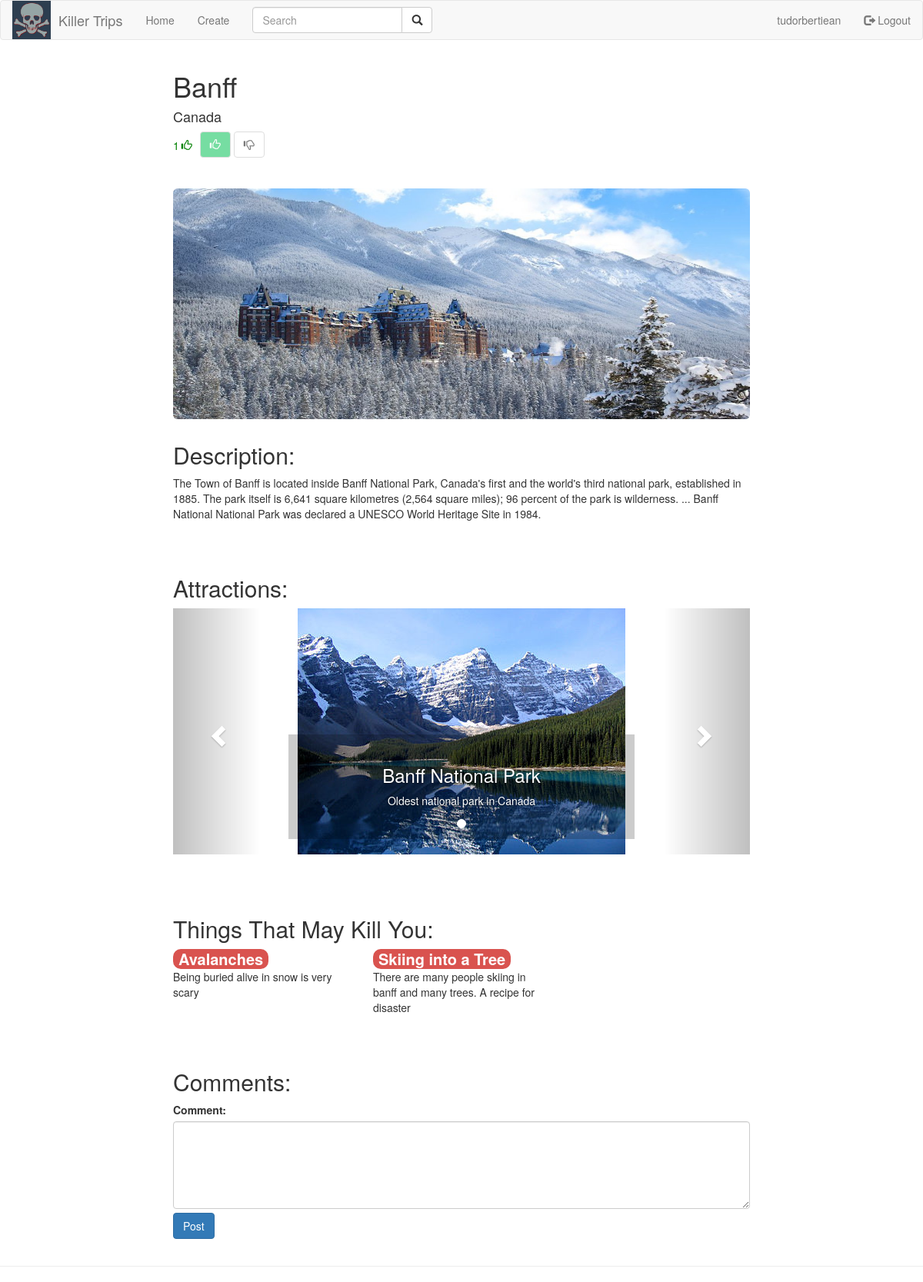
/src/views/city.php?cityid=47 (signed in), run on the app's committed database.
### tables this page shows
CREATE TABLE `cities` (
  `cityid` int(11) NOT NULL,
  `city` varchar(100) NOT NULL,
  `description` varchar(1000) NOT NULL,
  `country` varchar(100) NOT NULL,
  `image` varchar(200) NOT NULL,
  `date` timestamp NOT NULL DEFAULT CURRENT_TIMESTAMP
);

CREATE TABLE `attractions` (
  `attractionid` int(11) NOT NULL,
  `image` varchar(200) NOT NULL,
  `name` varchar(200) NOT NULL,
  `description` varchar(1000) NOT NULL,
  `cityid` int(11) NOT NULL,
  `date` timestamp NOT NULL DEFAULT CURRENT_TIMESTAMP
);

CREATE TABLE `killinfo` (
  `killid` int(11) NOT NULL,
  `cityid` int(11) NOT NULL,
  `date` timestamp NOT NULL DEFAULT CURRENT_TIMESTAMP,
  `killtext` text NOT NULL,
  `killname` varchar(100) NOT NULL
);

### src/php/Cities.php (called while the page is built, shortened)
<?php
class Cities {
    public static function getCityById($id){
		try {
            $db = Database::getConnection();
            $queryString = "SELECT * FROM `cities` WHERE `cityid` = $id";
            $result = $db->query($queryString);
            if (($result->num_rows)>0){
                $city = $result->fetch_assoc();
            } else {
                header("Location: /killer-trips/src/views/404.php");
            }
            return $city;
        }
        catch(mysqli_sql_exception $e){
            echo "Connection failed: " . $e->getMessage();
        }
    }
}
?>

### src/php/Votes.php (called while the page is built, shortened)
<?php
class Votes {
	public static function getVotesForCity($cityid){
		try {
            $db = Database::getConnection();
            $queryString = "SELECT count(case when cityid = $cityid and score = 1 then 1 end) as upvote, count(case when cityid = $cityid and score = -1 then 1 end) as downvote FROM vote";
            $result = $db->query($queryString);
            $row = $result->fetch_assoc();
            $upvotes = $row["upvote"];
            $downvote = $row["downvote"];
            $difference = (int)$upvotes - (int)$downvote;
        }
        catch(mysqli_sql_exception $e){
            echo "Connection failed: " . $e->getMessage();
        }
        return $difference;
    }
    public static function hasUserVoted($cityid, $userid){
		try {
            $db = Database::getConnection();
            $hasvoted = 0;
            $queryString = "SELECT * FROM `vote` where cityid = $cityid and userid = $userid";
            $result = $db->query($queryString);
            $row = mysqli_fetch_assoc($result);
            if ($result->num_rows > 0){
                $hasvoted = $row["score"];
            }
        }
        catch(mysqli_sql_exception $e){
            echo "Connection failed: " . $e->getMessage();
        }
        return (int)$hasvoted;
    }
}
?>

### src/php/Attractions.php (called while the page is built, shortened)
<?php
class Attractions {
	public static function getAttractionsForCity($cityid){
		try {
            $db = Database::getConnection();
            $queryString = "SELECT * FROM `attractions` WHERE `cityid` = $cityid";
            $result = $db->query($queryString);
            $rows = array();
            while ($row = $result->fetch_assoc()) {
                array_push($rows, $row);
            }
        }
        catch(mysqli_sql_exception $e){
            echo "Connection failed: " . $e->getMessage();
        }
        return $rows;
    }
}
?>

### src/php/KillInfo.php (called while the page is built, shortened)
<?php
class KillInfo {
	public static function getKillInfoForCity($cityid){
		try {
            $db = Database::getConnection();
            $queryString = "SELECT * FROM `killinfo` WHERE `cityid` = $cityid";
            $result = $db->query($queryString);
            $rows = array();
            while ($row = $result->fetch_assoc()) {
                array_push($rows, $row);
            }
        }
        catch(mysqli_sql_exception $e){
            echo "Connection failed: " . $e->getMessage();
        }
        return $rows;
    }
}
?>

### src/views/city.php (the view, shortened to what this page needs)
<?php
    include("../php/Cities.php");
    include("../php/Attractions.php");
    include("../php/KillInfo.php");
    include("../php/Votes.php");
    $city = Cities::getCityById($_GET["cityid"]);
    $hasvoted = Votes::hasUserVoted($_GET["cityid"], $_SESSION['userid']);
    $votescore = Votes::getVotesForCity($_GET["cityid"]);
    $attractions = Attractions::getAttractionsForCity($_GET["cityid"]);
    $killinfo = KillInfo::getKillInfoForCity($_GET["cityid"]);
?>
<!DOCTYPE html>
    <head>
        <link rel="stylesheet" href="https://maxcdn.bootstrapcdn.com/bootstrap/3.3.7/css/bootstrap.min.css">
        <link rel="stylesheet" href="../css/cities.css">
    </head>
    <body>
      <nav class="navbar navbar-default">
        <div class="container-fluid">
          <div class="navbar-header">
            <a href="homepage.php" class="navbar-left"><img style="width: 50px; height:50px; margin-right: 10px;" src="../images/logo.jpg"></a>
            <a class="navbar-brand" href="homepage.php">Killer Trips</a>
          </div>
          <ul class="nav navbar-nav">
            <li><a href="homepage.php">Home</a></li>
          </ul>
          <?php
          if (isset($_SESSION['loggedin']) && $_SESSION['loggedin'] == true){
              ?>
            <ul class="nav navbar-nav">
              <li><a href="create.php">Create</a></li>
            </ul>
          <?php
            }
          ?>
          <?php
            if (isset($_SESSION['loggedin']) && $_SESSION['loggedin'] == true){
                ?>
                <ul class="nav navbar-nav navbar-right">
                  <li><a href="#"><?php echo $_SESSION['username'];?></a></li>
                  <li><a href="/killer-trips/src/php/Logout.php"><span class="glyphicon glyphicon-log-out"></span> Logout</a></li>
                </ul>
                <?php
              }
            ?>
          <form class="navbar-form navbar-left" method="get" action="list_cities.php">
            <div class="input-group">
              <input type="text" name="keyword" id="keyword" class="form-control" placeholder="Search">
              <div class="input-group-btn">
                <button class="btn btn-default" type="submit">
                  <i class="glyphicon glyphicon-search"></i>
                </button>
              </div>
            </div>
          </form>
        </div>
      </nav>
      <div class="container">
        <div class="row row-offcanvas row-offcanvas-right">
          <div class="col-md-offset-2 col-md-8">
            <h1><?php echo $city["city"]?></h1>
            <h4><?php echo $city["country"]?></h4>
            <p class="votescore" style="color: <?PHP echo ($votescore >= 0)? 'green': 'red'; ?>"><?php echo $votescore?></p>
            <span class="voteicon" style="color: <?PHP echo ($votescore >= 0)? 'green': 'red'; ?>"><i class="glyphicon <?PHP echo ($votescore >= 0)? 'glyphicon-thumbs-up': 'glyphicon-thumbs-down'; ?>"></i></span>
            <?php
            if (isset($_SESSION['loggedin']) && $_SESSION['loggedin'] == true){
                ?>
              <div class="votebuttons">
                <button class="btn btn-default up-button <?PHP echo ($hasvoted == 1)? "disabled hasvoted":(($hasvoted==-1)?"disabled":""); ?>" type="submit">
                    <i class="glyphicon glyphicon-thumbs-up"></i>
                </button>
                <button class="btn btn-default down-button <?PHP echo ($hasvoted == 1)? "disabled":(($hasvoted==-1)?"disabled hasvoted":""); ?>" type="submit">
                    <i class="glyphicon glyphicon-thumbs-down"></i>
                </button>
              </div>
              <?php
            }
            ?>
            <br>
            <br>
            <div class="jumbotron" style="background-image: url(../images/<?php echo $city["image"]?>);"></div>
            <h2>Description:</h2>
            <p><?php echo $city["description"]?></p>
            <br>
            <br>
            <h2>Attractions:</h2>
            <div id="attractionCarousel" class="carousel slide" data-interval="false">
              <ol class="carousel-indicators">
                <?php
                    $arrlength = count($attractions);
                    for($x = 0; $x < $arrlength; $x++) {
                      ?>
                      <li data-target="#myCarousel" data-slide-to="<?php $x ?>" class="<?PHP echo ($x == 0)? 'active': ''; ?>"></li>
                      <?php
                    }
                ?>
              </ol>
              <div class="carousel-inner">
              <?php
                    $arrlength = count($attractions);
                    for($x = 0; $x < $arrlength; $x++) {
                      $attraction = $attractions[$x];
                      ?>
                      <div class="item <?PHP echo ($x == 0)? 'active': ''; ?>">
                        <img src="../images/attractions/<?php echo $attraction['image'] ?>">
                        <div class="carousel-caption">
                          <h3><?php echo $attraction["name"]?></h3>
                          <p><?php echo $attraction['description'] ?></p>
                        </div>
                      </div>
                    <?php
                    }
                ?>
              </div>
              <a class="left carousel-control" href="#attractionCarousel" data-slide="prev">
                <span class="glyphicon glyphicon-chevron-left"></span>
              </a>
              <a class="right carousel-control" href="#attractionCarousel" data-slide="next">
                <span class="glyphicon glyphicon-chevron-right"></span>
              </a>
            </div>
            <br>
            <br>
            <br>
            <h2>Things That May Kill You:</h2>
            <div class="row">
              <?php
                $arrlength = count($killinfo);
                for($x = 0; $x < $arrlength; $x++) {
                  $info = $killinfo[$x];
                  ?>
                  <div class="col-6 col-lg-4 city">
                    <strong><span class="badge progress-bar-danger"><?php echo $info['killname']?></span></strong>
                    <p class="kill-description"><?php echo $info['killtext']?></p>
                  </div>
                  <?php
                }
              ?>
            </div>
            <br>
            <br>
            <h2>Comments:</h2>
            <?php
            if (isset($_SESSION['loggedin']) && $_SESSION['loggedin'] == true){
              $userid = $_SESSION["userid"];
              $cityid = $city["cityid"];
              ?>
              <form role="form" method="post" action="../php/AddComment.php?cityid=<?php echo $cityid?>&userid=<?php echo $userid?>">
                <div class="form-group">
                  <label for="comment">Comment:</label>
                  <textarea class="form-control" rows="5" name="comment" id="comment"></textarea>
                  <button style="margin-top:5px;" type="submit" class="btn btn-primary">Post</button>
                </div>
              </form>
              <?php
            }
            ?>
            </div>
          </div>
        </div>
        <hr>
    </body>
</html>

### src/css/cities.css (style rules this page uses)
.jumbotron { height: 300px; -webkit-background-size: 100% 100%; -moz-background-size: 100% 100%; -o-background-size: 100% 100%; background-size: 100% 100%; }
@media screen and (min-width: 768px) { .carousel-caption { color: #fff; background-color: rgba(0, 0, 0, 0.2); } }
.carousel-inner > .item > img { margin: 0 auto; }
.badge { font-size: 20px; }
.votescore { float: left; margin-top: 8px; margin-right: 3px; }
.voteicon { margin-top: 8px; margin-right: 10px; float: left; }
.up-button.hasvoted { color: white; background-color: #2ecc71; }

### data on the page
cities: city "Banff", country "Canada", image (picture), description "The Town of Banff is located inside Banff National Park, Canada's first and the world's third national park, established in 1885. The park itself is 6,641 square kilometres (2,564 square miles); 96 percent of the park is wilderness. ... Banff National National Park was declared a UNESCO World Heritage Site in 1984."
attractions: image (picture), name "Banff National Park", description "Oldest national park in Canada"
killinfo: killname "Avalanches", killtext "Being buried alive in snow is very scary"
killinfo: killname "Skiing into a Tree", killtext "There are many people skiing in banff and many trees. A recipe for disaster"

### other printed values
$_SESSION['username'] "tudorbertiean"
$votescore "1"
